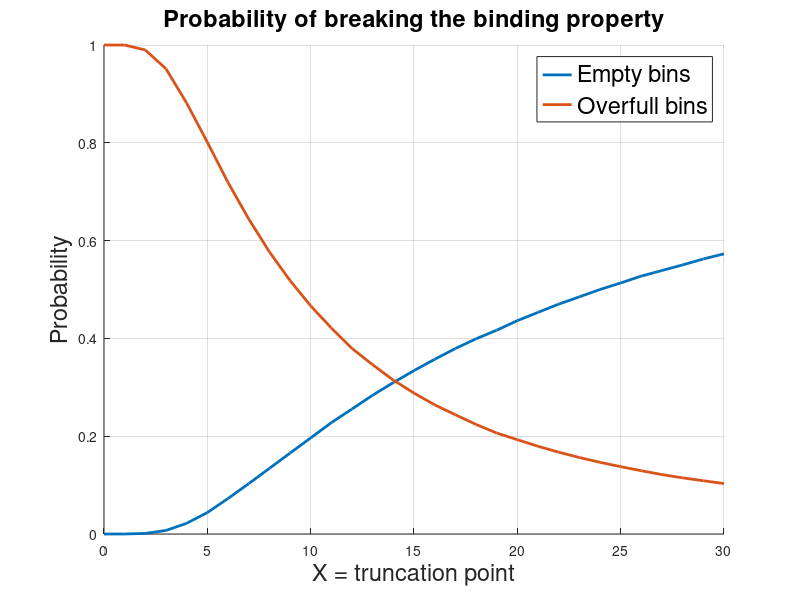

Recreate this plot in MATLAB. (Note: this script raises an error after producing the figure.)
%% Version 1
clc;clf;clear

XRange = 0:30;

emptyBins = zeros(1,size(XRange,2));
overfullBins = zeros(1,size(XRange,2));

for X = XRange %Number of bins (Truncation point)
    inputBits = 17; %Always 17 bits going in (Balls thrown) (16 bits of random and 1 bit of message)
    
    goFor = 10000;
    
    binsTot = zeros(goFor,X+1);
    moreThenOneBal = zeros(1,goFor);
    emptySpace = zeros(1,goFor);
    
    lower = XRange(1)-0.5;    %Removed 0.5 so round is fair
    upper = X+0.5;  %Added 0.5 so round is fair
    
    for k = 1:goFor
        r = round((upper - lower).*rand(1,inputBits) + lower);
        for j = 1:size(r,2)
            binsTot(k,r(j)+1) = binsTot(k,r(j)+1) + 1;
        end
        moreThenOneBal(k) = sum(binsTot(k,:) >= 2);
        emptySpace(k) = sum(binsTot(k,:) <= 0);
    end
    
    %binsMean = mean(binsTot)
    
    %bar(binsMean)
    
    overfullBins(X+1) = sum(moreThenOneBal)/((X+1) * goFor);
    %disp("Bins with more then 1 balls: " + overfullBins*100 + "%")
    
    emptyBins(X+1) = sum(emptySpace)/((X+1) * goFor);
    %disp("Bins with 0 balls: " + emptyBins*100 + "%")


end



hold on
grid on

plot(XRange,emptyBins, "LineWidth", 2)
plot(XRange,overfullBins, "LineWidth", 2)

legend("Empty bins", "Overfull bins", "FontSize",17)
title("Probability of breaking the binding property", "FontSize",17)
xlabel("X = truncation point", "FontSize",17)
ylabel("Probability", "FontSize",17)

saveas(gcf, "bindingBins.png");

%% Version 2
clc;clf;clear;
%Red balls = 0 
%Blue balls = 1
%    or
%Have two "diffrent" bins for one bin, on red and one blue.

%Think of the balls as diffrent inputs, aka, on red ball is the input
%0||r, r \in {0,1}^16 and the green is 1||r. Then the bins are the diffrent
%output. So we have 2^X outputs, aka 2^X bins because output \in {0,1}^X
%If two green balls hapens to end up in the same bin, that is not
%considered as a collision. But if one red and green ball ends up in the
%same bin, that means we have a collision. Becuse two diffrent messages, 
%m = 0, and m = 1 are having the same output. 
%If more then one red and green balls ends up in the same bin, we will
%still just count that as one collisions.
%So if we have at least one collision, the binding property is considerd
%broken! To simulate the probablity, we need to test this many times and
%divide the times the binding property where considerd broken with the
%total amount of times the test where run. This is done for EVERY value of
%X. 

%Throw total of 2^17 balls
%2^16 red balls
tic
redBalls = 2^16;         %16 is from the assignment
greenBalls = 2^16;
goForIterations = 1:1000;
XIterations = 0:20;     %From assignment X \in [0,30]

bindingBroken = zeros(size(goForIterations,2), size(XIterations,2));

for i = XIterations
    X = i;
    bins = 2.^X;
    i
    tic
    for j = goForIterations
        %Simulat throwing 2^16 red balls (row 1) and throwing 2^16 green 
        % balls (row 2).
        %Starting at 1 because 2^0 = 1
        %Row is color of ball, column is which ball, value is in which bin
        ballsInWhichBin = randUniform(1, bins, 2, redBalls);
        
        %Row is color of ball, colum is which bin, value is the number of balls in
        %that bin
        numberOfBalsInEachBin = zeros(2, bins);
        
        %Add the right number of balls to each bin
        for k = 1:size(ballsInWhichBin,2)
            binNumberRed = ballsInWhichBin(1,k);
            binNumberGreen = ballsInWhichBin(2,k);
            numberOfBalsInEachBin(1, binNumberRed) = numberOfBalsInEachBin(1, binNumberRed) + 1;
            numberOfBalsInEachBin(2, binNumberGreen) = numberOfBalsInEachBin(2, binNumberGreen) + 1;
        end
        
        %Determin if a bin has any balls in it
        binHasBalls = numberOfBalsInEachBin >= 1;
        
        %Determiin if a bin has at least on red and green ball in it
        binHasOverflow = sum(binHasBalls, 1) >= 2;
        
        %If any bin has more then one sort of ball, the binding is borken
        if sum(binHasOverflow, 2) >= 1
            bindingBroken(j,i+1) = 1;
        end
    end
    toc
end


bindingBrokenProb = sum(bindingBroken,1)./size(bindingBroken,1);

plot(XIterations, bindingBrokenProb(XIterations+1));
toc

%% Version 3
clc;clf;clear;

%Throw total of 2^17 balls
%2^16 red balls
tic
redBalls = 2^16;         %16 is from the assignment
greenBalls = 2^16;
goForIterations = 1:1000;
XIterations = 0:40;     %From assignment X \in [0,30]

bindingBroken = zeros(size(goForIterations,2), size(XIterations,2));

parfor i = XIterations
    X = i;
    bins = 2.^X;
    i

    for j = goForIterations
        %Simulat throwing 2^16 red balls (row 1) and throwing 2^16 green 
        % balls (row 2).
        %Starting at 1 because 2^0 = 1
        %Row is color of ball, column is which ball, value is in which bin
        ballsInWhichBin = randUniform(1, bins, 2, redBalls);

        collisions = ismember(ballsInWhichBin(1,:), ballsInWhichBin(2,:));
        if sum(collisions, 2) >= 1
            bindingBroken(j,i+1) = 1;
        end
    end
end


bindingBrokenProb = sum(bindingBroken,1)./size(bindingBroken,1);

plot(XIterations, bindingBrokenProb(XIterations+1));
toc

%% Version 4
clc;clf;clear;

%Throw total of 2^17 balls
%2^16 red balls
tic
redBalls = 2^16;         %16 is from the assignment
greenBalls = 2^16;
goForIterations = 1:1;
XIterations = 0:40;     %From assignment X \in [0,30]

bindingBroken = zeros(size(goForIterations,2), size(XIterations,2));

for i = XIterations
    X = i;
    bins = 2.^X;
    i

    tic
    for j = goForIterations
        ballsInWhichBin = randUniform(1, bins, 2, redBalls);
        ballsInWhichBin = sort(ballsInWhichBin,2);
        
        pRed = 1;
        pGreen = 1;
        for k = 1:size(ballsInWhichBin,2)
            if ballsInWhichBin(1,pRed) < ballsInWhichBin(2,pGreen)
                pRed = pRed + 1;
                continue
            elseif ballsInWhichBin(1,pRed) > ballsInWhichBin(2,pGreen)
                pGreen = pGreen + 1;
                continue
            else
                bindingBroken(j,i+1) = 1;
                break;
            end
        end
    end
    toc
end


bindingBrokenProb = sum(bindingBroken,1)./size(bindingBroken,1);
toc
%% Plot for v4
clf;
plot(XIterations, bindingBrokenProb(XIterations+1), "LineWidth", 2);
grid on

legend("Overfull bins", "FontSize",17, 'Location','southwest')
title("Probability of breaking the binding property", "FontSize",17)
xlabel("X = truncation point", "FontSize",17)
ylabel("Probability", "FontSize",17)
axis([0 XIterations(end) 0 1.1])

saveas(gcf, "bindingBinsV4.png");

%% Version 5 worse then before
clc;clf;clear;

%Throw total of 2^17 balls
%2^16 red balls
tic
redBalls = 2^16;         %16 is from the assignment
greenBalls = 2^16;
goForIterations = 1:100;
XIterations = 0:40;     %From assignment X \in [0,30]

bindingBroken = zeros(size(goForIterations,2), size(XIterations,2));

parfor i = XIterations
    X = i;
    bins = 2.^X;
    i

    ballsInWhichBin = randUniform(1, bins, 2*size(goForIterations,2), redBalls);
    ballsInWhichBin = sort(ballsInWhichBin,2);
    
    for j = goForIterations
        pRed = 1;
        pGreen = 1;
        for k = 1:size(ballsInWhichBin,2)
            if ballsInWhichBin(j,pRed) < ballsInWhichBin(size(goForIterations,2) + j,pGreen)
                pRed = pRed + 1;
                continue
            elseif ballsInWhichBin(j,pRed) > ballsInWhichBin(size(goForIterations,2) + j,pGreen)
                pGreen = pGreen + 1;
                continue
            else
                bindingBroken(j,i+1) = 1;
                break;
            end
        end
    end
end


bindingBrokenProb = sum(bindingBroken,1)./size(bindingBroken,1);

plot(XIterations, bindingBrokenProb(XIterations+1));
toc

%% Version 6
% This version changes some things after feedback
clc;clf;clear;

%So what would hapend if I only throw one ball of one collo , and then try
%to see where the other balls land.

%Throw total of 2^17 balls
%2^16 red balls and 2^16 green balls
tStart = tic;
redBalls = 1;
greenBalls = 2^16;
goForIterations = 1:200;
XIterations = 0:30;     %From assignment X \in [0,30]

bindingBroken = zeros(size(goForIterations,2), size(XIterations,2));

timer1 = zeros(size(XIterations,2),size(goForIterations,2));
timer2 = zeros(size(XIterations,2),size(goForIterations,2));
timer3 = zeros(size(XIterations,2),size(goForIterations,2));


for i = XIterations
    X = i;
    bins = 2.^X;
    disp("i = " + i);

    for j = goForIterations
        t1 = tic;
        redBallsInWhichBin = randUniform(1, bins, 1, redBalls);
        timer1(i+1,j) = toc(t1);
        t2 = tic;
        greenBallsInWhichBin = randUniform(1, bins, 1, greenBalls);
        timer2(i+1,j) = toc(t2);
        t3 = tic;
        if sum(redBallsInWhichBin == greenBallsInWhichBin) >= 1
            bindingBroken(j,i+1) = 1;
        end
        timer3(i+1,j) = toc(t3);
    end
end


bindingBrokenProb = sum(bindingBroken,1)./size(bindingBroken,1);
toc(tStart)
%% Plot for v4
clf;
x = 0:30;
sigmoidFun = @(x) 1 ./ (1 + exp(17 - x));
simFun = @(x) 1 - sigmoidFun(x);

hold on
%Plot the simulation
plot(XIterations, bindingBrokenProb(XIterations+1), "LineWidth", 2);
%Plot a similar function
plot(x, simFun(x), "LineWidth", 2)
hold off
grid on

textInLegend = ["Overfull bins", "$\frac{1}{1 \, + \, \exp ({17 - x})}$"];
legend(textInLegend, "FontSize",20, 'Location','southwest', 'Interpreter','latex')
title("Probability of breaking the binding property", "FontSize",14)
xlabel("X = truncation point", "FontSize",15)
ylabel("Probability", "FontSize",15)
axis([0 XIterations(end) 0 1.1])

saveas(gcf, "bindingBinsV4.png");
%%
clf;
hold on
plot(x, simFun(x), "LineWidth", 2)
plot(x, sigmoidFun(x), "LineWidth", 2)

%%
A = [1 2 5 1, 3 6 7 8];
[uniqueA i j] = unique(A,'first');
indexToDupes = find(not(ismember(1:numel(A),i)))

%%
tic
ballsInWhichBin = randUniform(1, bins, 2*1000, redBalls);
toc


%%
clc;
K = 16;
sha256hasher = System.Security.Cryptography.SHA256Managed;
message = dec2bin(1);
random = dec2bin(randUniform(0,1,1,K))';
input = [message random];
c = uint8(sha256hasher.ComputeHash(uint8(input)));
c = dec2bin(c);
c = c';
c = c(:)';
cBin = c(1:X);
disp(cBin)
